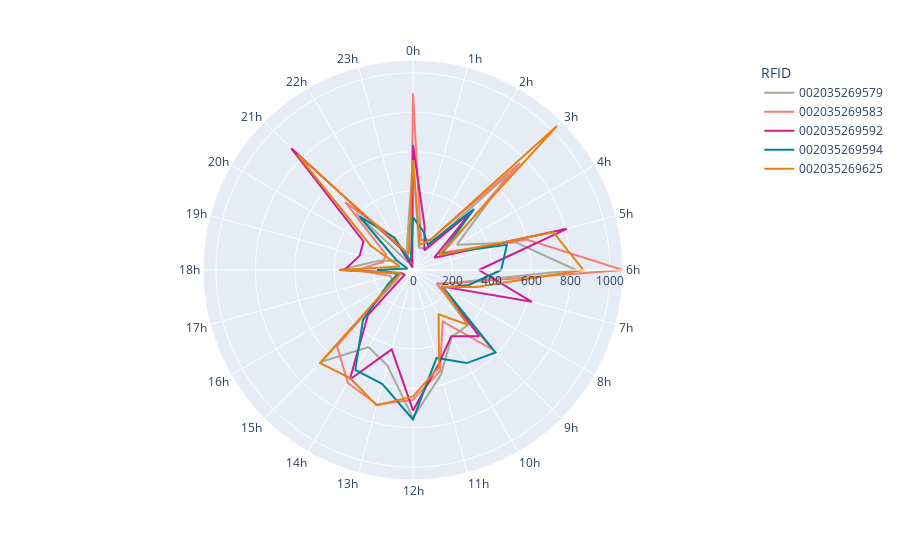

The code cell stored with this chart in its notebook:
### Code cell
fig = px.bar_polar(
    df_plot, r="COUNT", theta="HOUR",
    color="RFID", color_discrete_sequence= COLORS["discrete"]
)

fig = px.line_polar(
    df_plot, r="COUNT", theta="HOUR", line_close= True,
    color="RFID", color_discrete_sequence= COLORS["discrete"]
)

# fig.update_layout(
#     polar=dict(
#         radialaxis=dict(title=dict(text="Trial count"))
#     ),
#     legend_title="RFID"
# )

fig.show()

### Figure 1 — Plotly figure (JSON) as saved in the notebook; plotly's stock layout.template omitted (floating-point values rounded to 4 significant figures)
{"data": [{"hovertemplate": "RFID=002035269579<br>COUNT=%{r}<br>HOUR=%{theta}<extra></extra>", "legendgroup": "002035269579", "line": {"color": "rgb(165, 170, 153)", "dash": "solid"}, "marker": {"symbol": "circle"}, "mode": "lines", "name": "002035269579", "r": [567, 118, 125, 688, 257, 540, 827, 242, 141, 395, 392, 549, 750, 502, 451, 658, 92, 71, 375, 180, 96, 408, 43, 121, 567], "showlegend": true, "subplot": "polar", "theta": ["0h", "1h", "2h", "3h", "4h", "5h", "6h", "7h", "8h", "9h", "10h", "11h", "12h", "13h", "14h", "15h", "16h", "17h", "18h", "19h", "20h", "21h", "22h", "23h", "0h"], "type": "scatterpolar"}, {"hovertemplate": "RFID=002035269583<br>COUNT=%{r}<br>HOUR=%{theta}<extra></extra>", "legendgroup": "002035269583", "line": {"color": "rgb(249, 123, 114)", "dash": "solid"}, "marker": {"symbol": "circle"}, "mode": "lines", "name": "002035269583", "r": [896, 156, 178, 767, 174, 598, 1065, 250, 138, 572, 301, 531, 658, 706, 661, 545, 118, 118, 283, 158, 157, 486, 187, 39, 896], "showlegend": true, "subplot": "polar", "theta": ["0h", "1h", "2h", "3h", "4h", "5h", "6h", "7h", "8h", "9h", "10h", "11h", "12h", "13h", "14h", "15h", "16h", "17h", "18h", "19h", "20h", "21h", "22h", "23h", "0h"], "type": "scatterpolar"}, {"hovertemplate": "RFID=002035269592<br>COUNT=%{r}<br>HOUR=%{theta}<extra></extra>", "legendgroup": "002035269592", "line": {"color": "rgb(207, 28, 144)", "dash": "solid"}, "marker": {"symbol": "circle"}, "mode": "lines", "name": "002035269592", "r": [634, 228, 115, 417, 125, 807, 334, 624, 166, 475, 388, 497, 712, 417, 641, 323, 50, 60, 348, 280, 290, 873, 130, 13, 634], "showlegend": true, "subplot": "polar", "theta": ["0h", "1h", "2h", "3h", "4h", "5h", "6h", "7h", "8h", "9h", "10h", "11h", "12h", "13h", "14h", "15h", "16h", "17h", "18h", "19h", "20h", "21h", "22h", "23h", "0h"], "type": "scatterpolar"}, {"hovertemplate": "RFID=002035269594<br>COUNT=%{r}<br>HOUR=%{theta}<extra></extra>", "legendgroup": "002035269594", "line": {"color": "rgb(0, 134, 149)", "dash": "solid"}, "marker": {"symbol": "circle"}, "mode": "lines", "name": "002035269594", "r": [268, 202, 149, 437, 164, 493, 447, 294, 177, 592, 545, 462, 758, 599, 585, 359, 147, 81, 182, 29, 91, 384, 189, 43, 268], "showlegend": true, "subplot": "polar", "theta": ["0h", "1h", "2h", "3h", "4h", "5h", "6h", "7h", "8h", "9h", "10h", "11h", "12h", "13h", "14h", "15h", "16h", "17h", "18h", "19h", "20h", "21h", "22h", "23h", "0h"], "type": "scatterpolar"}, {"hovertemplate": "RFID=002035269625<br>COUNT=%{r}<br>HOUR=%{theta}<extra></extra>", "legendgroup": "002035269625", "line": {"color": "rgb(230, 131, 16)", "dash": "solid"}, "marker": {"symbol": "circle"}, "mode": "lines", "name": "002035269625", "r": [558, 132, 176, 1033, 153, 737, 864, 333, 169, 393, 260, 510, 641, 711, 635, 667, 120, 62, 374, 70, 249, 829, 144, 85, 558], "showlegend": true, "subplot": "polar", "theta": ["0h", "1h", "2h", "3h", "4h", "5h", "6h", "7h", "8h", "9h", "10h", "11h", "12h", "13h", "14h", "15h", "16h", "17h", "18h", "19h", "20h", "21h", "22h", "23h", "0h"], "type": "scatterpolar"}], "layout": {"legend": {"title": {"text": "RFID"}, "tracegroupgap": 0}, "margin": {"t": 60}, "polar": {"angularaxis": {"direction": "clockwise", "rotation": 90}, "domain": {"x": [0, 1], "y": [0, 1]}}}}
